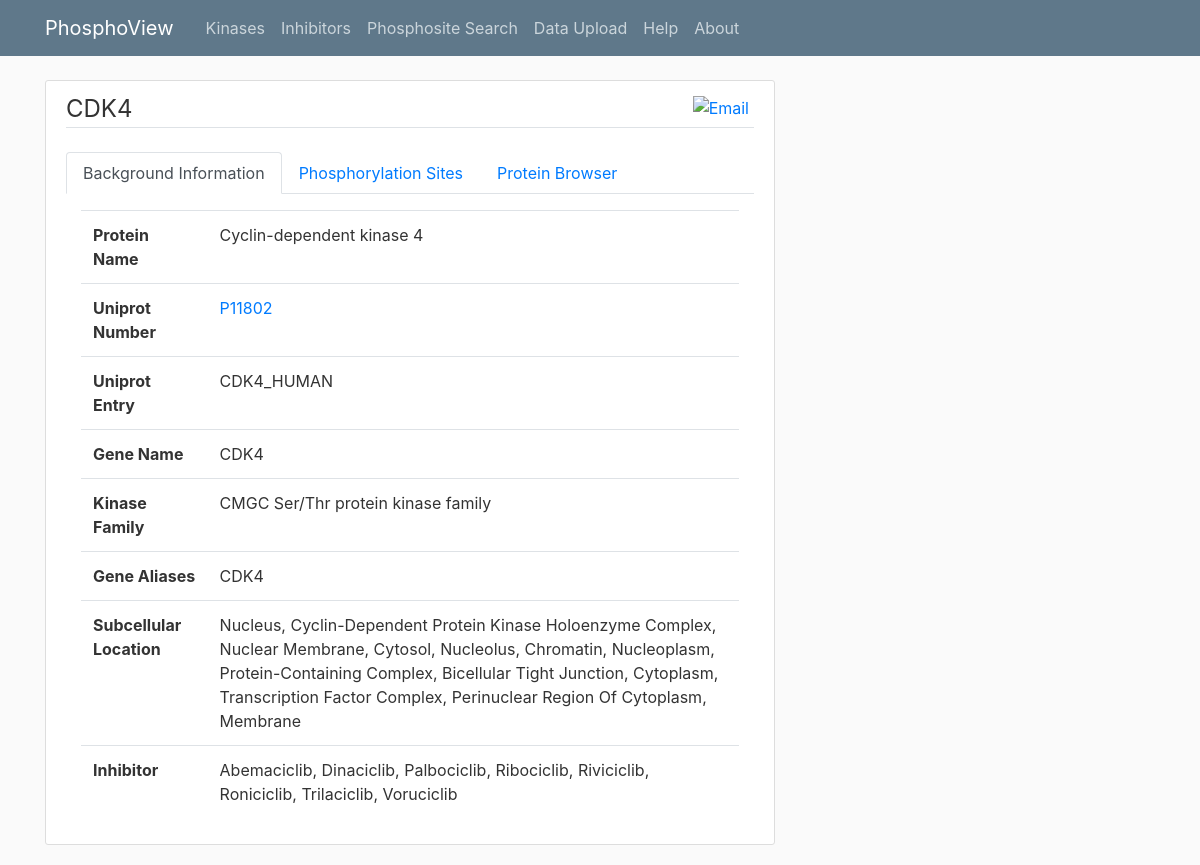
Page /CDK4 on the committed database.
### Database/kinase_declarative.py (models this page shows, shortened)
class KinaseGeneMeta(Base):
    __tablename__ = 'kinase_gene_meta'
    protein_name = Column(String)
    uniprot_number = Column(Integer)
    uniprot_entry = Column(String)
    gene_name = Column(String, primary_key=True)
    kinase_family = Column(String)
    phosphosites = relationship('PhosphositeMeta', secondary='kinase_phosphosite_relations')
    inhibitors = relationship("InhibitorMeta", secondary="kinase_inhibitor_relations" )
    def to_dict(self):
        output = {
               "protein_name": self.protein_name,
               "uniprot_number": self.uniprot_number,
               "uniprot_entry":self.uniprot_entry,
               "gene_name": self.gene_name,
               "kinase_family": self.kinase_family,
               "gene_aliases": [alias.gene_alias for alias in self.gene_aliases]
                }
        return output

class KinaseGeneName(Base):
    __tablename__ = 'kinase_gene_names'
    gene_name = Column(String, ForeignKey('kinase_gene_meta.gene_name'))
    gene_alias = Column(String, primary_key=True)
    meta = relationship('KinaseGeneMeta', backref=backref('gene_aliases', uselist=True))

### app.py (the view)
@app.route("/<gene>")
def kinase_from_inhibitor_page(gene):
    Information = get_gene_metadata_from_gene(gene)
    subcellular_location = (get_subcellular_location_from_gene(gene))
    substrate_phosphosites = get_substrates_phosphosites_from_gene(gene)
    Inhibitor = get_inhibitors_from_gene(gene)
    return render_template('Individual_kinase.html', title='Individual Kinase Page', Inhibitor= Inhibitor, gene = gene, Information = Information, subcellular_location= subcellular_location, substrate_phosphosites=substrate_phosphosites)

### Database/kinase_declarative.py (called while the page is built)
    def to_dict(self):
        output = {
                "phosphosite_meta_id": self.phosphosite_meta_id,
                "substrate_meta_id": self.substrate_meta_id,
                "phosphosite": self.phosphosite,
                "chromosome": self.chromosome,
                "karyotype_band": self.karyotype_band,
                "strand": self.strand,
                "start_position": self.start_position,
                "end_position": self.end_position,
                "neighbouring_sequences": self.neighbouring_sequences,
                "kinases": self.get_kinase_list()
                }
        return output

    def get_kinase_list(self):
        return [kinase.gene_name for kinase in self.kinases]

### Database/kinase_functions.py (called while the page is built)
def get_gene_metadata_from_gene(kinase_str):
    kinase_obj = s.query(KinaseGeneMeta).filter(KinaseGeneMeta.gene_name==kinase_str).one()
    return kinase_obj.to_dict()

def get_subcellular_location_from_gene(kinase_gene):
    tmp = []
    results = {}
    results["Gene_Name"] = kinase_gene #initialise the dictionary with the gene name of the user input
    kinase_query = s.query(KinaseSubcellularLocation).join(KinaseGeneMeta).join(KinaseGeneName).\
    filter(KinaseGeneName.gene_alias==kinase_gene).filter(KinaseGeneMeta.gene_name==KinaseGeneName.gene_name).\
    filter(KinaseGeneMeta.gene_name==KinaseSubcellularLocation.gene_name).all()
    for row in kinase_query: #loop through all the obj representation in kinase_query
        tmp.append(row.subcellular_location) #append all the subcellular location to tmp
    results["Subcellular_Locations"] = tmp
    return results

def get_inhibitors_from_gene(kinase_gene):
    results = []
    kinase_query = s.query(KinaseGeneMeta).join(KinaseGeneName).filter(KinaseGeneMeta.gene_name==KinaseGeneName.gene_name).\
    filter(KinaseGeneName.gene_alias==kinase_gene).all()
    if len(kinase_query) == 0:
        return []
    for inhibitor in kinase_query[-1].inhibitors:
        results.append(inhibitor.inhibitor_name)
    return results

### templates/Individual_kinase.html (shortened to what this page needs)
{% extends "layout.html" %}
{% block content %}
<div class ="content-section">
        <div id="share-buttons" class="float-right">
   <a href="mailto:?Subject={{Information['gene_name']}}  &amp;Body= http://127.0.0.1:5000/HumanKinases/results_kinases/tak/{{Information['gene_name']}}">
        <img src="https://simplesharebuttons.com/images/somacro/email.png" alt="Email" />
    </a>
    </div>
        <legend class="border-bottom mb-4">{{Information["gene_name"]}}</legend>
<ul class="nav nav-tabs">
  <li class="nav-item">
    <a class="nav-link active" data-toggle="tab" href="#BI">Background Information</a>
  </li>
  <li class="nav-item">
    <a class="nav-link" data-toggle="tab" href="#PS">Phosphorylation Sites</a>
  </li>
  <li class="nav-item">
    <a class="nav-link" data-toggle="tab" href="#GW">Protein Browser</a>
  </li>
</ul>
<div class="tab-content">
  <div class="tab-pane container active" id="BI">
    <table class="table table-hover">
      <tr>
        <th scope="row">Protein Name</th>
        <td>{{Information["protein_name"]}}</td>
      </tr>
      <tr>
        <th scope="row">Uniprot Number</th>
        <td> <a target="_blank" href="https://www.uniprot.org/uniprot/{{Information['uniprot_entry']}}">{{Information["uniprot_number"]}}</td>
      </tr>
      <tr>
        <th scope="row">Uniprot Entry</th>
        <td>{{Information["uniprot_entry"]}}</td>
      </tr>
      <tr>
        <th scope="row">Gene Name</th>
        <td>{{Information["gene_name"]}}</td>
      </tr>
      <tr>
        <th scope="row">Kinase Family</th>
        <td>{{Information["kinase_family"]}}</td>
      </tr>
      <tr>
        <th scope="row">Gene Aliases</th>
        <td>{{",  ".join(Information["gene_aliases"])}}</td>
      </tr>
      <tr>
        <th scope="row"> Subcellular Location</th>
        <td>{{",  ".join(subcellular_location["Subcellular_Locations"])}}</td>
      </tr>
       <th scope="row">Inhibitor</th>
        <td>{{",  ".join(Inhibitor)}}</td>
    </table>
  </div>
    <link href="http://ebi-uniprot.github.io/CDN/protvista/css/main.css" rel="stylesheet"/>
</div>
{% endblock content %}}

### static/main.css (style rules this page uses)
body { background: #fafafa; color: #333333; margin-top: 5rem; }
.content-section { background: #ffffff; padding: 10px 20px; border: 1px solid #dddddd; border-radius: 3px; margin-bottom: 20px; }
#share-buttons img { width: 35px; padding: 5px; border: 0; box-shadow: 0; display: inline; }

### templates/Individual_kinase.html (style rules this page uses)
#share-buttons img { width: 40px; padding: 5px; border: 0; box-shadow: 0; display: inline; }

### rows in the picture
KinaseGeneMeta: gene_name "CDK4", protein_name "Cyclin-dependent kinase 4", uniprot_number "P11802", uniprot_entry "CDK4_HUMAN", kinase_family "CMGC Ser/Thr protein kinase family"
KinaseGeneName: gene_alias "CDK4"

### other values in the picture
{{ ",  ".join(Inhibitor) }} "Abemaciclib, Dinaciclib, Palbociclib, Ribociclib, Riviciclib, Roniciclib, Trilaciclib, Voruciclib"
